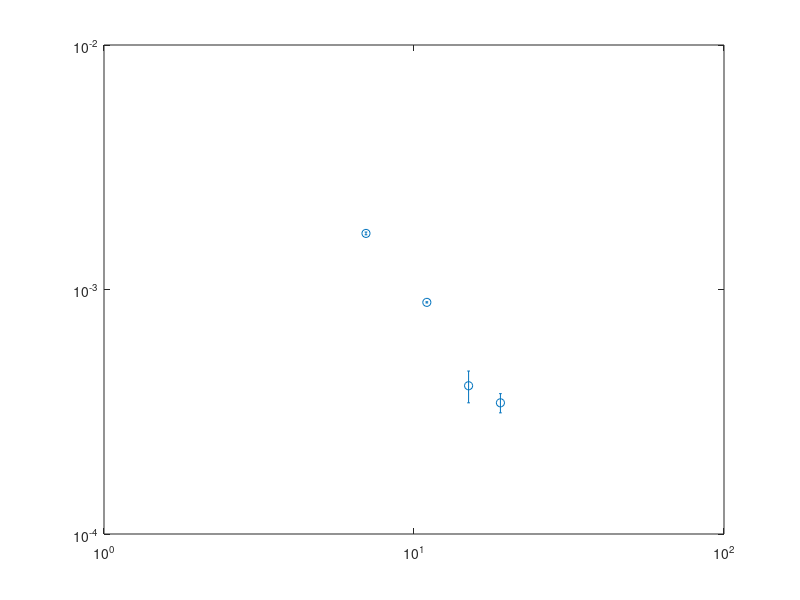

Here is the MATLAB script that generated this plot: (Note: this script raises an error after producing the figure.)
clear;
Lx = [16,24, 32, 40];
distance = [7, 11,  15, 19];
SC = [0.001696, 0.000886, 0.000404, 0.000344];
% SC = [0.002034, 0.000886,0.000626,  0.000504];
err = [0.000022, 0.000005, 0.00006,0.000031];
%15: 6.1e-4
% 9: 1.026e-3
h1 = errorbar(distance(1:4), SC(1:4), err(1:4),'o');hold on;
set(gca, 'XScale','log', 'YScale','log')
p = fit(log(distance([1:2,3])'),log(SC([1:2,3])'),'poly1');
fprintf('Ksc=%.5f\n',-p.p1);
x = distance(1):0.5:distance(end);
fl=loglog(distance,exp(p.p2)*distance.^p.p1,'-.');
% T=text(8,4.5e-3,['$K_{sc}=',num2str(-p.p1),'$']);
% set(T,'Interpreter','latex');set(T,'Fontsize',28);

set(gca, 'XTick', [7,11,15,19]);
set(gca,'XTickLabel',{'7','11','15','19'});
set(gca, 'YLim', [1e-4, 2e-3]);
set(gca,'fontsize',24);
set(gca,'linewidth',1.5);
set(h1,'markersize',10);
set(get(gca,'Children'),'linewidth',3); % Set line width 1.5 pounds
xlabel('$x$','Interpreter','latex');
ylabel('$\Phi_{yy}(x)$','Interpreter','latex');
set(get(gca,'XLabel'),'FontSize',24); 
set(get(gca,'YLabel'),'FontSize',24); 
